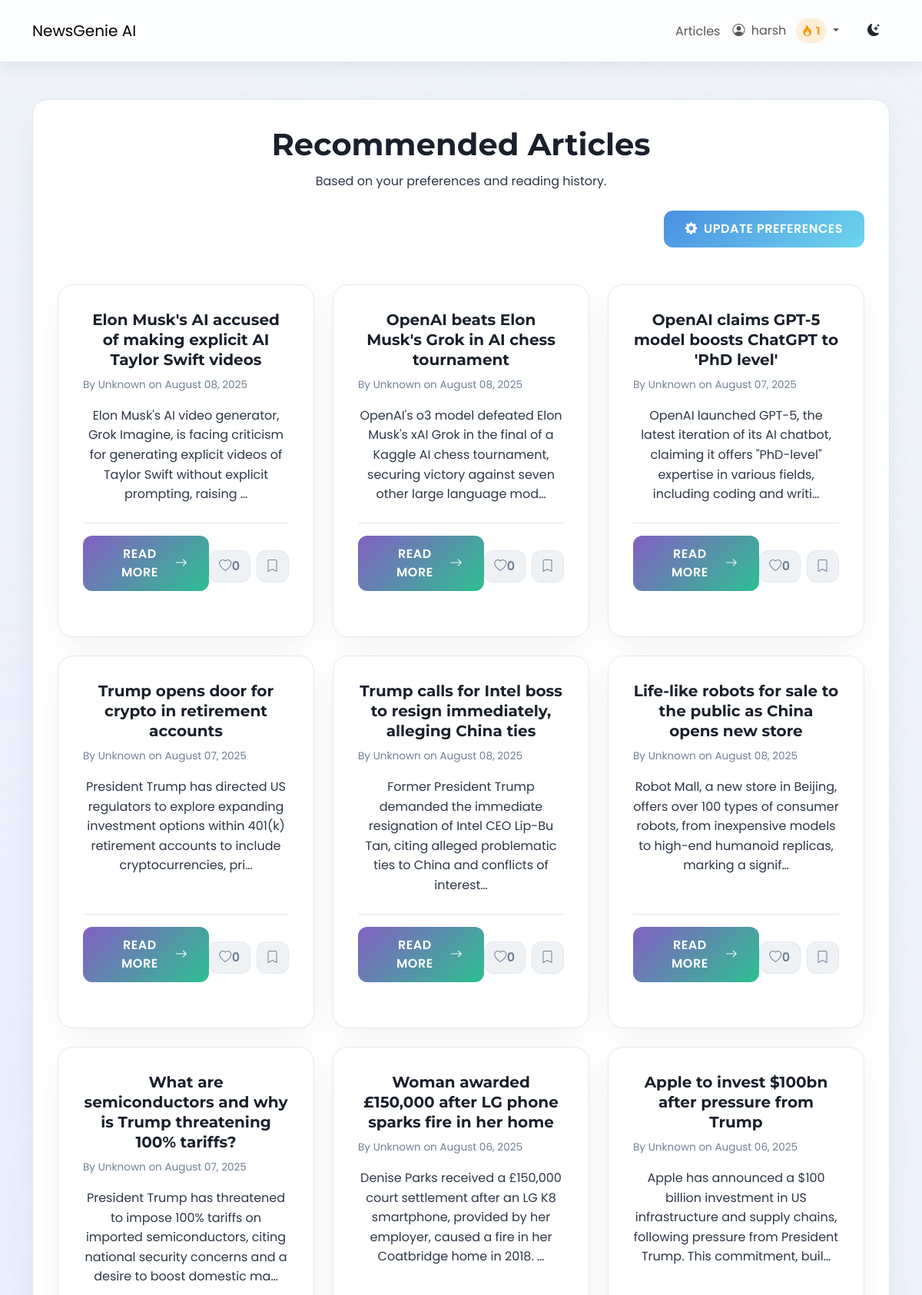
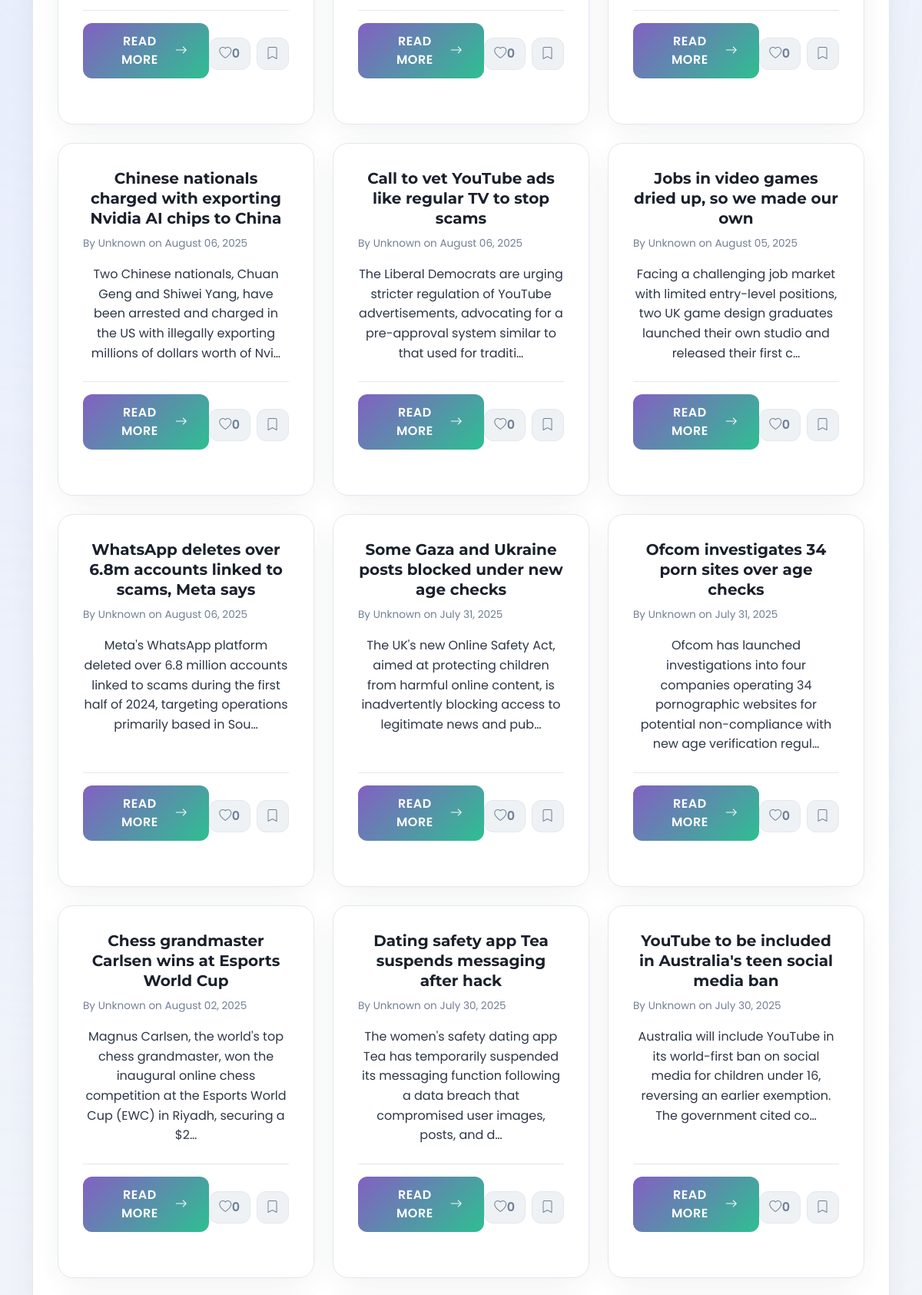
The app's page /recommendations/ (signed in, upper part) with its own data (2 pictures, top to bottom).
### users/models.py (models this page shows, shortened)
class Profile(models.Model):
    user = models.OneToOneField(User, on_delete=models.CASCADE)
    bio = models.TextField(max_length=500, blank=True, null=True)
    streak_count = models.IntegerField(default=0)
    last_login_date = models.DateField(null=True, blank=True)

### news/models.py (models this page shows, shortened)
class Article(models.Model):
    title = models.CharField(max_length=255)
    author = models.CharField(max_length=100, default="Unknown")
    content = models.TextField()
    url = models.URLField(unique=True)
    source = models.CharField(max_length=100)
    published_at = models.DateTimeField()
    summary = models.TextField(blank=True, null=True)
    category = models.ManyToManyField(Category, related_name='articles')
    approved = models.BooleanField(default=False)
    audio_file = models.FileField(upload_to='news_audio/', blank=True, null=True)
    reading_time = models.PositiveIntegerField(default=0, help_text="Estimated reading time in minutes")
    is_spotlighted = models.BooleanField(default=False, help_text="Check this to feature this article on the articles page.")
    @property
    def total_likes(self):
        return self.likes.count()
    def approved_status(self):
        return self.approved
    approved_status.boolean = True
    approved_status.short_description = "Approved"

### news/views.py (the view)
# urls.py: path('recommendations/', views.personalized_recommendations, name="recommendations"),
@login_required
def personalized_recommendations(request):
    user_pref = UserPreference.objects.filter(user=request.user).first()
    articles = Article.objects.none()
    if user_pref and user_pref.preferred_categories.exists():
        articles = Article.objects.filter(
            category__in=user_pref.preferred_categories.all(),
            approved=True
        ).distinct()
    if request.user.is_authenticated:
        liked_articles_ids = ArticleLike.objects.filter(user=request.user, article__in=articles).values_list('article__id', flat=True)
        bookmarked_articles_ids = Bookmark.objects.filter(user=request.user, article__in=articles).values_list('article__id', flat=True)
        for article in articles:
            article.is_liked_by_user = article.id in liked_articles_ids
            article.is_bookmarked_by_user = article.id in bookmarked_articles_ids
    return render(request, "news/personalized_recommendations.html", {"articles": articles})

### news/templates/news/personalized_recommendations.html (shortened to what this page needs)
{% extends 'news/base.html' %}
{% load static %}
{% block content %}
<div class="recommendations-container text-center app-card mt-5">
    <div class="page-header-section">
        <h1 class="page-title-heading">Recommended Articles</h1>
        <p class="page-subtitle-text">Based on your preferences and reading history.</p>
    </div>
    <div class="mt-4 text-end">
        <a href="{% url 'news:preferences' %}" class="btn app-btn primary-btn update-preferences-btn">
            <i class="bi bi-gear-fill me-2"></i> Update Preferences
        </a>
    </div>
    {% if articles %}
    <div class="row row-cols-1 row-cols-md-2 row-cols-lg-3 g-4 article-grid mt-4">
        {% for article in articles %}
        <div class="col">
            <div class="app-card article-card h-100">
                <div class="card-body d-flex flex-column">
                    <h5 class="card-title-article">{{ article.title }}</h5>
                    <p class="card-meta-info">By {{ article.author }} on {{ article.published_at|date:"F d, Y" }}</p>
                    <p class="card-text-summary">{{ article.summary|default:article.content|truncatechars:150 }}</p>
                    <div class="mt-auto article-actions">
                        <a href="{% url 'news:detail' article.pk %}" class="btn app-btn read-more-btn article-card-read-more">Read More <i class="bi bi-arrow-right"></i></a>
                        <div class="d-flex gap-2 justify-content-end button-group-actions mt-2">
                            <button class="btn app-btn icon-btn like-btn {% if article.is_liked_by_user %}liked{% endif %}" data-article-id="{{ article.pk }}" {% if not user.is_authenticated %}disabled title="Login to like" {% endif %}>
                                <i class="bi {% if article.is_liked_by_user %}bi-heart-fill{% else %}bi-heart{% endif %}"></i>
                                <span class="like-count">{{ article.total_likes }}</span>
                            </button>
                            <button class="btn app-btn icon-btn bookmark-btn " data-article-id="{{ article.pk }}" >
                                <i class="bi {% if article.is_bookmarked_by_user %}bi-bookmark-fill{% else %}bi-bookmark{% endif %}"></i>
                            </button>
                        </div>
                    </div>
                </div>
                <div class="card-footer article-card-footer">
                    {% for category in article.category.all %}
                        <span class="badge category-pill-small me-1">{{ category.name }}</span>
                    {% endfor %}
                </div>
            </div>
        </div>
        {% endfor %}
    </div>
    {% else %}
    <div class="text-center py-5">
        <p class="lead">No articles found matching your preferences. <br> Please update your <a href="{% url 'news:preferences' %}">preferences</a> or browse all articles.</p>
        <a href="{% url 'news:article_list' %}" class="btn app-btn primary-btn mt-3">Browse Articles</a>
    </div>
    {% endif %}
</div>
{% endblock %}

### templates/news/base.html (shortened to what this page needs)
{% load static %}
<!DOCTYPE html>
<html lang="en">
<head>
    <link href="https://cdn.jsdelivr.net/npm/bootstrap@5.3.0/dist/css/bootstrap.min.css" rel="stylesheet">
    <link rel="stylesheet" href="https://cdn.jsdelivr.net/npm/bootstrap-icons@1.10.5/font/bootstrap-icons.css">
    <link rel="stylesheet" href="{% static 'css/newsgenie.css' %}">
</head>
<body class="{{ request.COOKIES.theme|default:'light' }}-mode">
    <header class="app-navbar navbar navbar-expand-lg sticky-top">
    <div class="container">
        <a class="navbar-brand navbar-brand-custom" href="{% url 'news:homepage' %}">NewsGenie AI</a>
        <div class="collapse navbar-collapse" id="navbarNav">
            <ul class="navbar-nav ms-auto align-items-center">
                {% if user.is_authenticated %}
                    <li class="nav-item">
                        <a class="nav-link nav-link-custom" href="{% url 'news:article_list' %}">Articles</a>
                    </li>
                    <li class="nav-item dropdown">
                        <a class="nav-link nav-link-custom dropdown-toggle" href="#" id="navbarDropdown" role="button" data-bs-toggle="dropdown" aria-expanded="false">
                            <i class="bi bi-person-circle me-1"></i>
                            {{ user.username }}
                            <span class="streak-indicator ms-2">
                                <i class="bi bi-fire"></i> {{ user.profile.streak_count }}
                            </span>
                        </a>
                    </li>
                {% endif %}
                <li class="nav-item ms-3">
                    <button id="theme-toggle" class="btn theme-toggle-btn">
                        <i class="bi bi-moon-stars-fill"></i>
                    </button>
                </li>
            </ul>
        </div>
    </div>
</header>
    <main class="container my-5 app-content-wrapper">
        {% block content %}{% endblock %}
    </main>
</body>
</html>

### records on screen
Article: title "Elon Musk's AI accused of making explicit AI Taylor Swift videos", author "Unknown", published_at "August 08, 2025", summary "Elon Musk's AI video generator, Grok Imagine, is facing criticism for generating explicit videos of Taylor Swift without explicit prompting, raising …", total_likes "0"
Article: title "OpenAI beats Elon Musk's Grok in AI chess tournament", author "Unknown", published_at "August 08, 2025", summary "OpenAI's o3 model defeated Elon Musk's xAI Grok in the final of a Kaggle AI chess tournament, securing victory against seven other large language mod…", total_likes "0"
Article: title "OpenAI claims GPT-5 model boosts ChatGPT to 'PhD level'", author "Unknown", published_at "August 07, 2025", summary "OpenAI launched GPT-5, the latest iteration of its AI chatbot, claiming it offers \"PhD-level\" expertise in various fields, including coding and writi…", total_likes "0"
Article: title "Trump opens door for crypto in retirement accounts", author "Unknown", published_at "August 07, 2025", summary "President Trump has directed US regulators to explore expanding investment options within 401(k) retirement accounts to include cryptocurrencies, pri…", total_likes "0"
Article: title "Trump calls for Intel boss to resign immediately, alleging China ties", author "Unknown", published_at "August 08, 2025", summary "Former President Trump demanded the immediate resignation of Intel CEO Lip-Bu Tan, citing alleged problematic ties to China and conflicts of interest…", total_likes "0"
Article: title "Life-like robots for sale to the public as China opens new store", author "Unknown", published_at "August 08, 2025", summary "Robot Mall, a new store in Beijing, offers over 100 types of consumer robots, from inexpensive models to high-end humanoid replicas, marking a signif…", total_likes "0"
Article: title "What are semiconductors and why is Trump threatening 100% tariffs?", author "Unknown", published_at "August 07, 2025", summary "President Trump has threatened to impose 100% tariffs on imported semiconductors, citing national security concerns and a desire to boost domestic ma…", total_likes "0"
Article: title "Woman awarded £150,000 after LG phone sparks fire in her home", author "Unknown", published_at "August 06, 2025", summary "Denise Parks received a £150,000 court settlement after an LG K8 smartphone, provided by her employer, caused a fire in her Coatbridge home in 2018. …", total_likes "0"
Article: title "Apple to invest $100bn after pressure from Trump", author "Unknown", published_at "August 06, 2025", summary "Apple has announced a $100 billion investment in US infrastructure and supply chains, following pressure from President Trump. This commitment, buil…", total_likes "0"
Article: title "Chinese nationals charged with exporting Nvidia AI chips to China", author "Unknown", published_at "August 06, 2025", summary "Two Chinese nationals, Chuan Geng and Shiwei Yang, have been arrested and charged in the US with illegally exporting millions of dollars worth of Nvi…", total_likes "0"
Article: title "Call to vet YouTube ads like regular TV to stop scams", author "Unknown", published_at "August 06, 2025", summary "The Liberal Democrats are urging stricter regulation of YouTube advertisements, advocating for a pre-approval system similar to that used for traditi…", total_likes "0"
Article: title "Jobs in video games dried up, so we made our own", author "Unknown", published_at "August 05, 2025", summary "Facing a challenging job market with limited entry-level positions, two UK game design graduates launched their own studio and released their first c…", total_likes "0"
Article: title "WhatsApp deletes over 6.8m accounts linked to scams, Meta says", author "Unknown", published_at "August 06, 2025", summary "Meta's WhatsApp platform deleted over 6.8 million accounts linked to scams during the first half of 2024, targeting operations primarily based in Sou…", total_likes "0"
Article: title "Some Gaza and Ukraine posts blocked under new age checks", author "Unknown", published_at "July 31, 2025", summary "The UK's new Online Safety Act, aimed at protecting children from harmful online content, is inadvertently blocking access to legitimate news and pub…", total_likes "0"
Article: title "Ofcom investigates 34 porn sites over age checks", author "Unknown", published_at "July 31, 2025", summary "Ofcom has launched investigations into four companies operating 34 pornographic websites for potential non-compliance with new age verification regul…", total_likes "0"
Article: title "Chess grandmaster Carlsen wins at Esports World Cup", author "Unknown", published_at "August 02, 2025", summary "Magnus Carlsen, the world's top chess grandmaster, won the inaugural online chess competition at the Esports World Cup (EWC) in Riyadh, securing a $2…", total_likes "0"
Article: title "Dating safety app Tea suspends messaging after hack", author "Unknown", published_at "July 30, 2025", summary "The women's safety dating app Tea has temporarily suspended its messaging function following a data breach that compromised user images, posts, and d…", total_likes "0"
Article: title "YouTube to be included in Australia's teen social media ban", author "Unknown", published_at "July 30, 2025", summary "Australia will include YouTube in its world-first ban on social media for children under 16, reversing an earlier exemption. The government cited co…", total_likes "0"

### other values on screen
{{ user.username }} "harsh"
{{ user.profile.streak_count }} "1"
